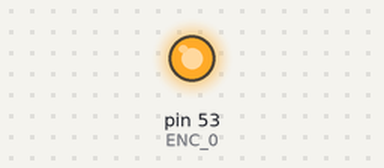
Bench run of a sketch on a simulated Arduino Mega 2560, built with avr-gcc and run on an emulated ATmega2560. Shown: output pins drawn as LEDs (lit = HIGH). Pins used as bus, display or sensor lines are not drawn; what the sketch prints to the serial monitor is not drawn.

Above: at 0.1 s.
Timing chart, 0 to 1.6 s (numbered marks = the images above):
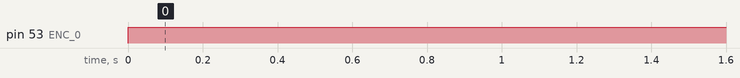

Measured:
- by itself, pin 53 (ENC_0): LOW → HIGH at 0.00 s

The sketch:

AMT22_SPI_Sample_Code_Uno_2.0.1.0.ino
```cpp
// (licence header left out)
/* Include the SPI library for the arduino boards */
#include <SPI.h>

/* Serial rates for UART */
#define BAUDRATE        115200

/* SPI commands */
#define AMT22_NOP       0x00
#define AMT22_RESET     0x60
#define AMT22_ZERO      0x70

/* Define special ascii characters */
#define NEWLINE         0x0A
#define TAB             0x09

/* We will use these define macros so we can write code once compatible with 12 or 14 bit encoders */
#define RES12           12
#define RES14           14

/* SPI pins */
#define ENC_0            53
#define ENC_1           1  //WhiteOrange Arduino Mega: 53
#define SPI_MOSI        51  //WhiteBlue Arduino Mega: 51
#define SPI_MISO        50 //OrangeWhite Arduino Mega: 50
#define SPI_SCLK        52 //BlueWhite Arduino Mega: 52

void setup()
{
  //Set the modes for the SPI IO
  pinMode(SPI_SCLK, OUTPUT);
  pinMode(SPI_MOSI, OUTPUT);
  pinMode(SPI_MISO, INPUT);
  pinMode(ENC_0, OUTPUT);
  pinMode(ENC_1, OUTPUT);

  //Initialize the UART serial connection for debugging
  Serial.begin(BAUDRATE);

  //Get the CS line high which is the default inactive state
  digitalWrite(ENC_0, HIGH);
  digitalWrite(ENC_1, HIGH);

  //set the clockrate. Uno clock rate is 16Mhz, divider of 32 gives 500 kHz.
  //500 kHz is a good speed for our test environment
  //SPI.setClockDivider(SPI_CLOCK_DIV2);   // 8 MHz
  //SPI.setClockDivider(SPI_CLOCK_DIV4);   // 4 MHz
  //SPI.setClockDivider(SPI_CLOCK_DIV8);   // 2 MHz
//  SPI.setClockDivider(SPI_CLOCK_DIV16);  // 1 MHz
//  SPI.setClockDivider(SPI_CLOCK_DIV32);    // 500 kHz
  //SPI.setClockDivider(SPI_CLOCK_DIV64);  // 250 kHz
  SPI.setClockDivider(SPI_CLOCK_DIV128); // 125 kHz

  //start SPI bus
  SPI.begin();
}

void loop()
{
  //create a 16 bit variable to hold the encoders position
  uint16_t encoderPosition;
  //let's also create a variable where we can count how many times we've tried to obtain the position in case there are errors
  uint8_t attempts;


  //if you want to set the zero position before beggining uncomment the following function call
  setZeroSPI(ENC_0);
  //setZeroSPI(ENC_1);

  encoderPosition = getPositionSPI(ENC_0, RES14);
  Serial.println(encoderPosition,DEC);


  //once we enter this loop we will run forever
//  while(1)
//  {
//    //set attemps counter at 0 so we can try again if we get bad position
//    attempts = 0;
//
//    //this function gets the encoder position and returns it as a uint16_t
//    //send the function either res12 or res14 for your encoders resolution
//    encoderPosition = getPositionSPI(ENC_0, RES14);
//
//    //if the position returned was 0xFFFF we know that there was an error calculating the checksum
//    //make 3 attempts for position. we will pre-increment attempts because we'll use the number later and want an accurate count
//    while (encoderPosition == 0xFFFF && ++attempts < 3)
//    {
//      encoderPosition = getPositionSPI(ENC_0, RES14); //try again
//    }
//
//    if (encoderPosition == 0xFFFF) //position is bad, let the user know how many times we tried
//    {
//      Serial.print("Encoder 0 error. Attempts: ");
//      Serial.print(attempts, DEC); //print out the number in decimal format. attempts - 1 is used since we post incremented the loop
//      Serial.write(NEWLINE);
//    }
//    else //position was good, print to serial stream
//    {
//
//      Serial.print("Encoder 0: ");
//      Serial.print(encoderPosition, DEC); //print the position in decimal format
//      Serial.write(NEWLINE);
//    }
//
//    //////////again for second encoder//////////////////////////////
//
//    //set attemps counter at 0 so we can try again if we get bad position
//    attempts = 0;
//
//    //this function gets the encoder position and returns it as a uint16_t
//    //send the function either res12 or res14 for your encoders resolution
//    encoderPosition = getPositionSPI(ENC_1, RES14);
//
//    //if the position returned was 0xFFFF we know that there was an error calculating the checksum
//    //make 3 attempts for position. we will pre-increment attempts because we'll use the number later and want an accurate count
//    while (encoderPosition == 0xFFFF && ++attempts < 3)
//    {
//      encoderPosition = getPositionSPI(ENC_1, RES14); //try again
//    }
//
//    if (encoderPosition == 0xFFFF) //position is bad, let the user know how many times we tried
//    {
//      Serial.print("Encoder 1 error. Attempts: ");
//      Serial.print(attempts, DEC); //print out the number in decimal format. attempts - 1 is used since we post incremented the loop
//      Serial.write(NEWLINE);
//    }
//    else //position was good, print to serial stream
//    {
//
//      Serial.print("Encoder 1: ");
//      Serial.print(encoderPosition, DEC); //print the position in decimal format
//      Serial.write(NEWLINE);
//    }
//
//    //For the purpose of this demo we don't need the position returned that quickly so let's wait a half second between reads
//    //delay() is in milliseconds
//    delay(500);
//  }
}

/*
 * This function gets the absolute position from the AMT22 encoder using the SPI bus. The AMT22 position includes 2 checkbits to use
 * for position verification. Both 12-bit and 14-bit encoders transfer position via two bytes, giving 16-bits regardless of resolution.
 * For 12-bit encoders the position is left-shifted two bits, leaving the right two bits as zeros. This gives the impression that the encoder
 * is actually sending 14-bits, when it is actually sending 12-bit values, where every number is multiplied by 4.
 * This function takes the pin number of the desired device as an input
 * This funciton expects res12 or res14 to properly format position responses.
 * Error values are returned as 0xFFFF
 */
uint16_t getPositionSPI(uint8_t encoder, uint8_t resolution)
{
  uint16_t currentPosition;       //16-bit response from encoder
  bool binaryArray[16];           //after receiving the position we will populate this array and use it for calculating the checksum

  //get first byte which is the high byte, shift it 8 bits. don't release line for the first byte
  currentPosition = spiWriteRead(AMT22_NOP, encoder, false) << 8;

  //this is the time required between bytes as specified in the datasheet.
  //We will implement that time delay here, however the arduino is not the fastest device so the delay
  //is likely inherantly there already
  delayMicroseconds(3);

  //OR the low byte with the currentPosition variable. release line after second byte
  currentPosition |= spiWriteRead(AMT22_NOP, encoder, true);

  //run through the 16 bits of position and put each bit into a slot in the array so we can do the checksum calculation
  for(int i = 0; i < 16; i++) binaryArray[i] = (0x01) & (currentPosition >> (i));

  //using the equation on the datasheet we can calculate the checksums and then make sure they match what the encoder sent
  if ((binaryArray[15] == !(binaryArray[13] ^ binaryArray[11] ^ binaryArray[9] ^ binaryArray[7] ^ binaryArray[5] ^ binaryArray[3] ^ binaryArray[1]))
          && (binaryArray[14] == !(binaryArray[12] ^ binaryArray[10] ^ binaryArray[8] ^ binaryArray[6] ^ binaryArray[4] ^ binaryArray[2] ^ binaryArray[0])))
    {
      //we got back a good position, so just mask away the checkbits
      currentPosition &= 0x3FFF;
    }
  else
  {
    currentPosition = 0xFFFF; //bad position
  }

  //If the resolution is 12-bits, and wasn't 0xFFFF, then shift position, otherwise do nothing
  if ((resolution == RES12) && (currentPosition != 0xFFFF)) currentPosition = currentPosition >> 2;

  return currentPosition;
}

/*
 * This function does the SPI transfer. sendByte is the byte to transmit.
 * Use releaseLine to let the spiWriteRead function know if it should release
 * the chip select line after transfer.
 * This function takes the pin number of the desired device as an input
 * The received data is returned.
 */
uint8_t spiWriteRead(uint8_t sendByte, uint8_t encoder, uint8_t releaseLine)
{
  //holder for the received over SPI
  uint8_t data;

  //set cs low, cs may already be low but there's no issue calling it again except for extra time
  setCSLine(encoder ,LOW);

  //There is a minimum time requirement after CS goes low before data can be clocked out of the encoder.
  //We will implement that time delay here, however the arduino is not the fastest device so the delay
  //is likely inherantly there already
  delayMicroseconds(3);

  //send the command
  data = SPI.transfer(sendByte);
  delayMicroseconds(3); //There is also a minimum time after clocking that CS should remain asserted before we release it
  setCSLine(encoder, releaseLine); //if releaseLine is high set it high else it stays low

  return data;
}

/*
 * This function sets the state of the SPI line. It isn't necessary but makes the code more readable than having digitalWrite everywhere
 * This function takes the pin number of the desired device as an input
 */
void setCSLine (uint8_t encoder, uint8_t csLine)
{
  digitalWrite(encoder, csLine);
}

/*
 * The AMT22 bus allows for extended commands. The first byte is 0x00 like a normal position transfer, but the
 * second byte is the command.
 * This function takes the pin number of the desired device as an input
 */
void setZeroSPI(uint8_t encoder)
{
  spiWriteRead(AMT22_NOP, encoder, false);

  //this is the time required between bytes as specified in the datasheet.
  //We will implement that time delay here, however the arduino is not the fastest device so the delay
  //is likely inherantly there already
  delayMicroseconds(3);

  spiWriteRead(AMT22_ZERO, encoder, true);
  delay(250); //250 second delay to allow the encoder to reset
}

/*
 * The AMT22 bus allows for extended commands. The first byte is 0x00 like a normal position transfer, but the
 * second byte is the command.
 * This function takes the pin number of the desired device as an input
 */
void resetAMT22(uint8_t encoder)
{
  spiWriteRead(AMT22_NOP, encoder, false);

  //this is the time required between bytes as specified in the datasheet.
  //We will implement that time delay here, however the arduino is not the fastest device so the delay
  //is likely inherantly there already
  delayMicroseconds(3);

  spiWriteRead(AMT22_RESET, encoder, true);

  delay(250); //250 second delay to allow the encoder to start back up
}
```
